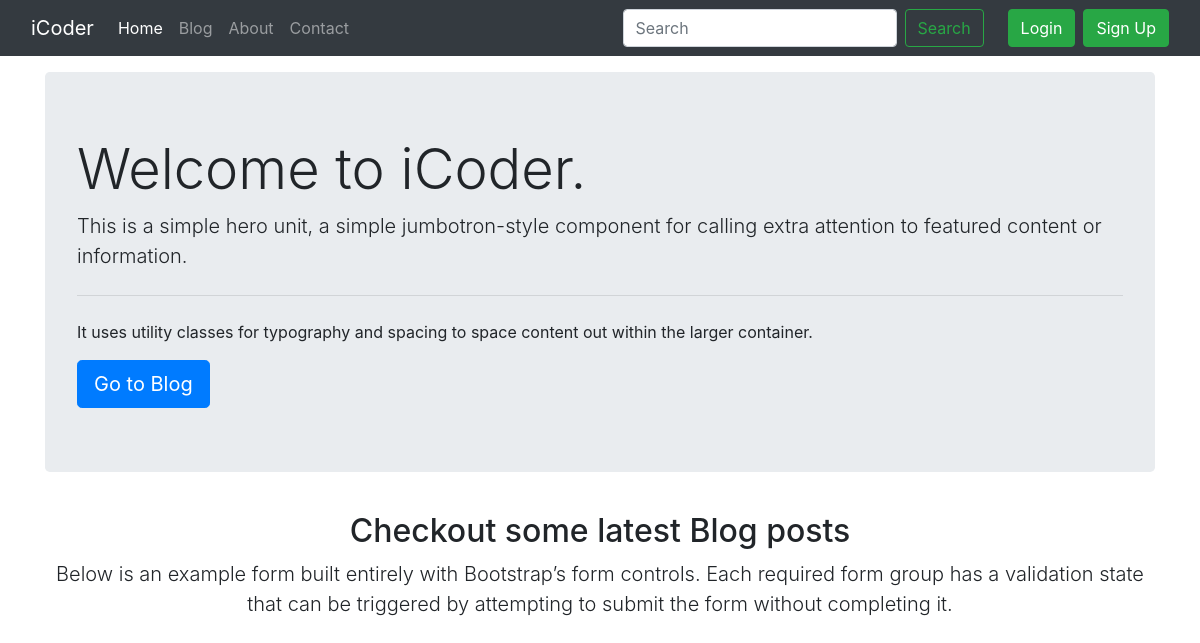
The app's page /, older data.
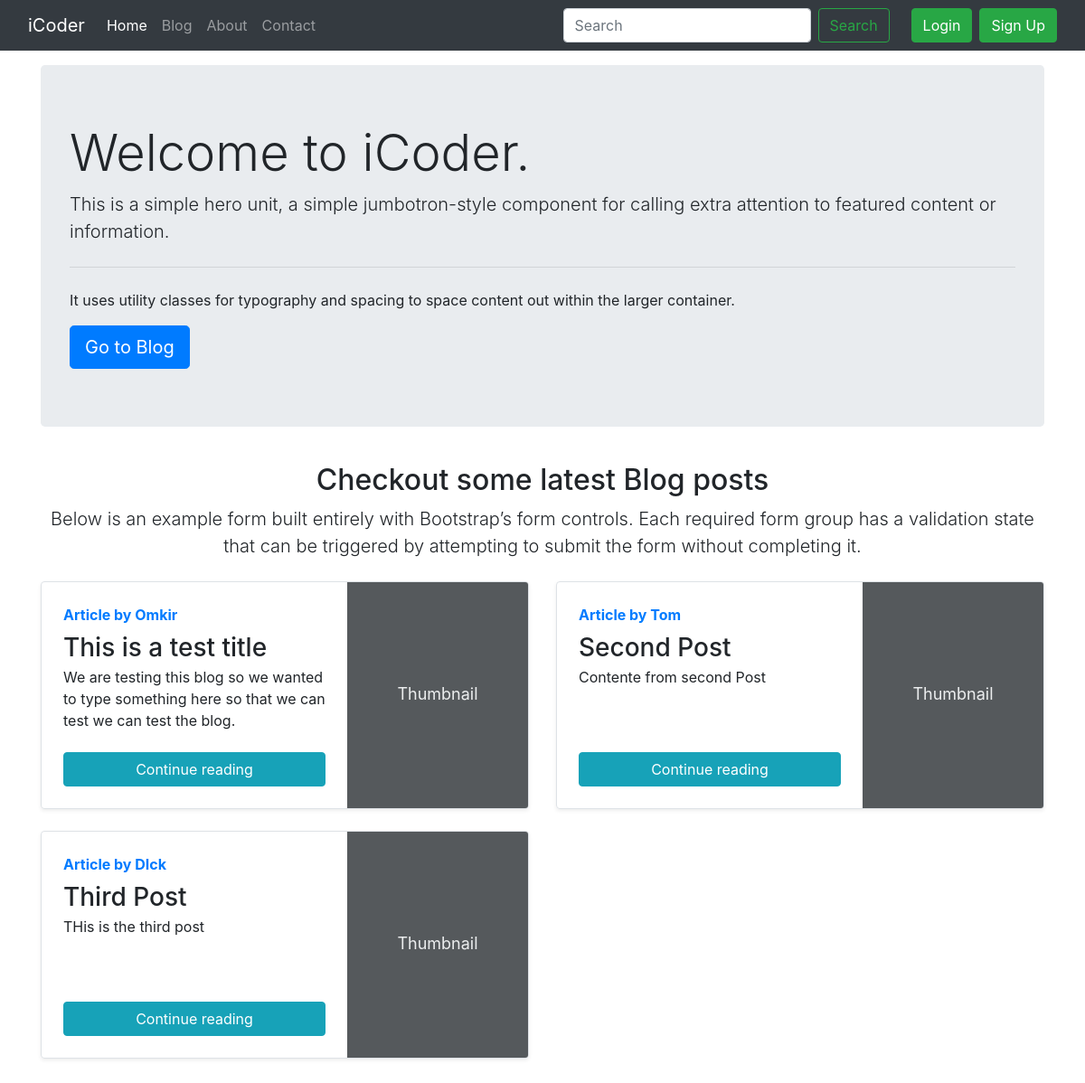
The same page, newer data.
### blog/models.py (models this page shows, shortened)
class Post(models.Model):
	sno = models.AutoField(primary_key=True)
	title = models.CharField(max_length=255)
	content = models.TextField()
	author = models.CharField(max_length=30)
	slug = models.CharField(max_length=130)
	timestamp = models.DateTimeField(blank=True)

### home/views.py (the view)
# urls.py: path('', views.home, name="home"),
def home(request):
	allPosts = Post.objects.all()
	context = {'allPosts': allPosts}
	return render(request, 'home/home.html',context)

### templates/home/home.html (shortened to what this page needs)
{% extends "base.html" %}
{% block homeactive %}active{% endblock homeactive %}
{% block body %}
<div class="container my-3">
    <div class="jumbotron">
        <h1 class="display-4">Welcome to iCoder.</h1>
        <p class="lead">This is a simple hero unit, a simple jumbotron-style component for calling extra attention to featured content or information.</p>
        <hr class="my-4">
        <p>It uses utility classes for typography and spacing to space content out within the larger container.</p>
        <a class="btn btn-primary btn-lg" href="/blog" role="button">Go to Blog</a>
    </div>
</div>
<div class="container">
    <div class="py-2 text-center">
        <h2>Checkout some latest Blog posts</h2>
        <p class="lead">Below is an example form built entirely with Bootstrap’s form controls. Each required form group has a validation state that can be triggered by attempting to submit the form without completing it.</p>
    </div>
    <div class="row mb-2">
        {% for post in allPosts %}
        <div class="col-md-6">
            <div class="row no-gutters border rounded overflow-hidden flex-md-row mb-4 shadow-sm h-md-250 position-relative">
                <div class="col p-4 d-flex flex-column position-static">
                    <strong class="d-inline-block mb-2 text-primary">Article by {{post.author}}</strong>
                    <h3 class="mb-0">{{post.title}}</h3>
                    <p class="card-text mb-auto">{{post.content | truncatechars:150}}</p>
                    <a href="/blog/{{post.slug}}" role="button" class="btn btn-info mt-1">Continue reading</a>
                </div>
                <div class="col-auto d-none d-lg-block">
                    <svg class="bd-placeholder-img" width="200" height="250" xmlns="http://www.w3.org/2000/svg" role="img" aria-label="Placeholder: Thumbnail" preserveAspectRatio="xMidYMid slice" focusable="false">
                        <rect width="100%" height="100%" fill="#55595c"></rect><text x="50%" y="50%" fill="#eceeef" dy=".3em">Thumbnail</text>
                    </svg>
                </div>
            </div>
        </div>
        {% endfor %}
    </div>
</div>
{% endblock body %}

### templates/base.html (shortened to what this page needs)
<!doctype html>
<html lang="en">
<head>
    <link rel="stylesheet" href="https://cdn.jsdelivr.net/npm/bootstrap@4.6.0/dist/css/bootstrap.min.css">
</head>
<body>
    <nav class="navbar navbar-expand-lg navbar-dark bg-dark">
        <div class="container-fluid">
            <a class="navbar-brand" href="/">iCoder</a>
            <div class="collapse navbar-collapse" id="navbarSupportedContent">
                <ul class="navbar-nav me-auto mb-2 mb-lg-0">
                    <li class="nav-item">
                        <a class="nav-link {% block homeactive %} {% endblock homeactive %}" aria-current="page" href="/">Home</a>
                    </li>
                    <li class="nav-item">
                        <a class="nav-link {% block blogactive %} {% endblock blogactive %}" href="/blog">Blog</a>
                    </li>
                    <li class="nav-item">
                        <a class="nav-link {% block aboutactive %} {% endblock aboutactive %}" href="/about">About</a>
                    </li>
                    <li class="nav-item">
                        <a class="nav-link {% block contactactive %} {% endblock contactactive %}" href="/contact">Contact</a>
                    </li>
                </ul>
            </div>
            <form method="get" action="/search" class="form-inline mr-4">
                <input class="form-control mr-sm-2" type="search" placeholder="Search" aria-label="Search" name="query" id="query">
                <button class="btn btn-outline-success my-2 my-sm-0" type="search">Search</button>
            </form>
            {% if user.is_authenticated %}
            <ul class="navbar-nav">
                <li class="nav-item dropdown">
                    <a class="nav-link dropdown-toggle " data-toggle="dropdown" href="#" role="button" aria-haspopup="true" aria-expanded="false">Welcome {{request.user}}</a>
                    <div class="dropdown-menu">
                        <a class="dropdown-item" href="/logout/">Logout</a>
                    </div>
                </li>
            </ul>
            {% else %}
            <button type="button" class="btn btn-success mr-2" data-toggle="modal" data-target="#loginModal">
                Login
            </button>
            <button type="button" class="btn btn-success" data-toggle="modal" data-target="#signupModal">
                Sign Up
            </button>
            {% endif %}
        </div>
    </nav>
    {% block body %}
    {% endblock body %}
</body>
</html>

### templates/home/home.html (style rules this page uses)
.bd-placeholder-img { font-size: 1.125rem; text-anchor: middle; -webkit-user-select: none; -moz-user-select: none; -ms-user-select: none; user-select: none; }

Row changes from the older to the newer data that the page shows:
added Post: author "Omkir", title "This is a test title", content "We are testing this blog so we wanted to type something here so that we can test we can test the blog."
added Post: author "Tom", title "Second Post", content "Contente from second Post"
added Post: author "DIck", title "Third Post", content "THis is the third post"
